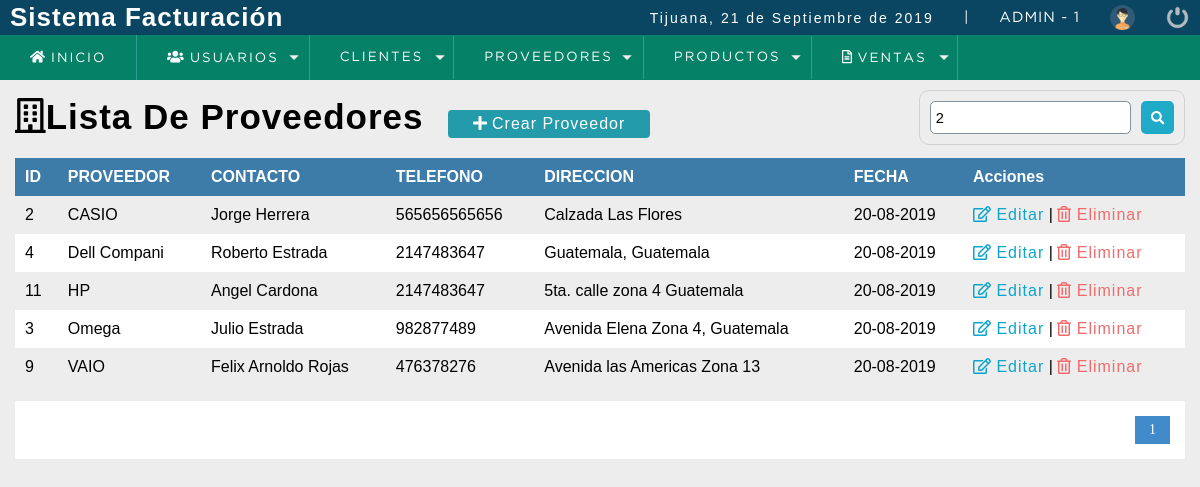
Screenshot of /sistema/buscar_proveedor.php?busqueda=2 (signed in) with the database file from the repository.
### tables this page shows
CREATE TABLE `proveedor` (
  `codproveedor` int(11) NOT NULL,
  `proveedor` varchar(100) DEFAULT NULL,
  `contacto` varchar(100) DEFAULT NULL,
  `telefono` bigint(11) DEFAULT NULL,
  `direccion` text,
  `usuario_id` int(11) NOT NULL,
  `date_add` datetime NOT NULL  DEFAULT CURRENT_TIMESTAMP,  
  `estatus` tinyint DEFAULT 1
);

### sistema/buscar_proveedor.php (the view, shortened to what this page needs)
<?php
  include "../conexion.php"
?>
<!DOCTYPE html>
<html lang="en">
<head>
	<?php include "includes/script.php"; ?>
</head>
<body>
	<?php include "includes/header.php"; ?>
	<section id="container">
    <?php
      $busqueda = strtolower($_REQUEST['busqueda']);
    ?>
    <h1><i class="far fa-building"></i>Lista De Proveedores</h1>
    <a href = "registro_proveedor.php" class = "btn_new"><i class="fas fa-plus"></i> Crear Proveedor</a>
    <form action="buscar_proveedor.php" method="get" class = "form_search">
      <input type="text" name = "busqueda" id="busqueda" placeholder ="Buscar" value = "<?php echo $busqueda; ?>">
      <button type="submit" class= "btn_search"><i class = "fas fa-search"></i></button>
    </form>
    <table>
      <tr>
        <th>ID</th>
        <th>PROVEEDOR</th>
        <th>CONTACTO</th>
        <th>TELEFONO</th>
        <th>DIRECCION</th>
        <th>FECHA</th>
        <th>Acciones</th>
      </tr>
      <?php
        $sql_registe = mysqli_query($conexion,"SELECT COUNT(*) AS total_registro
                                                FROM proveedor WHERE
                                                (codproveedor LIKE '%$busqueda%' OR
                                                proveedor LIKE '%$busqueda%' OR
                                                contacto LIKE '%$busqueda%' OR
                                                telefono LIKE '%$busqueda%') AND
                                                estatus = 1");
        $result_register = mysqli_fetch_array($sql_registe);
        $total_registro = $result_register['total_registro'];
        $por_pagina = 5;
        if(empty($_GET['pagina']))
        {
          $pagina = 1;
        }
        else
        {
          $pagina = $_GET['pagina'];
        }
        $desde = ($pagina-1)*$por_pagina;
        $total_paginas = ceil($total_registro/$por_pagina);
        $query = mysqli_query($conexion,"SELECT * FROM proveedor WHERE
                                          (codproveedor LIKE '%$busqueda%' OR
                                          proveedor LIKE '%$busqueda%' OR
                                          contacto LIKE '%$busqueda%' OR
                                          telefono LIKE '%$busqueda%') AND
                                          estatus = 1  ORDER BY proveedor ASC LIMIT $desde,$por_pagina");
        $result = mysqli_num_rows($query);
        if ($result > 0)
        {
          while ($data = mysqli_fetch_array($query))
          {
            $formato = 'Y-m-d H:i:s';
            $fecha = DateTime::createFromFormat($formato,$data['date_add']);
      ?>
          <tr>
            <td><?php echo $data['codproveedor']; ?></td>
            <td><?php echo $data['proveedor']; ?></td>
            <td><?php echo $data['contacto']; ?></td>
            <td><?php echo $data['telefono']; ?></td>
            <td><?php echo $data['direccion']; ?></td>
            <td><?php echo $fecha->format('d-m-Y'); ?></td>
            <td>
              <a class ="link_edit" href = "editar_proveedor.php?id=<?php echo $data['codproveedor']; ?>"><i class="far fa-edit"></i> Editar</a>
              |
              <a class = "link_delete"  href = "eliminar_confirmar_proveedor.php?id=<?php echo $data['codproveedor']; ?>"><i class="far fa-trash-alt"></i> Eliminar</a>
            </td>
          </tr>
      <?php
          }
        }
      ?>
    </table>
    <?php
      if ($total_registro != 0)
      {
        ?>
        <div class = "paginador">
            <ul>
            <?php
                for ($i=1;$i<=$total_paginas;$i++)
                {
                  if ($i == $pagina)
                  {
                    echo '<li class="pageSelected">'.$i.'</li>';
                  }
                  else
                  {
                    echo '<li><a href="?pagina='.$i.'&busqueda='.$busqueda.'">'.$i.'</a></li>';
                  }
                }
            ?>
            </ul>
        </div>
    <?php
      }
    ?>
	</section>
</body>
</html>

### sistema/css/style.css (style rules this page uses)
* { margin: 0; padding: 0; box-sizing: border-box; }
body { background: #ededed; }
h1, h2, h3, h4, h5, h6 { font-family: 'arial'; font-weight: bold; letter-spacing: 1px; }
h1 { font-size: 26px; }
a { text-decoration: none; font-family: arial; letter-spacing: 1px; }
#container { padding: 90px 15px 15px; }
form { background:#FFF; margin:auto; padding:20px 50px; border: 1px solid #d1d1d1; }
input,select { display:block; width: 100%; font-size:11pt; padding:5px; border:1px solid #85929e; border-radius:5px; }
#container h1 { font-size:35px; display:inline-block; }
.btn_new { display:inline-block; background:#239baa; color:#FFF; padding:5px 25px; border-radius:4px; margin:20px; }
table { border-collapse:collapse; font-size:12pt; font-family:'arial'; width:100%; }
table th { text-align:left; padding:10px; background:#3d7ba8; color:#FFF; }
table tr:nth-child(odd) { background:#FFF; }
table td { padding:10px; }
.link_edit { color:#0ca4ce; }
.link_delete { color:#f26b6b; }
.paginador ul { padding:15px; list-style:none; background:#FFF; margin-top:15px; display:-webkit-flex; display:-moz-flex; display:-ms-flex; display:-o-flex; display:flex; justify-content:flex-end; }
.paginador a, .pageSelected { color:#428bca; border:1px solid #ddd; padding:5px; display:inline-block; font-size:14px; text-align:center; width:35px; }
.pageSelected { color:#FFF; background:#428bca; border:1px solid #428bca; }
.form_search { display:-webkit-flex; display:-moz-flex; display:-ms-flex; display:-o-flex; display:flex; float:right; background:initial; padding:10px; border-radius:10px; }
.form_search .btn_search { background:#1faac8; color:#FFF; padding:10px; border:0; cursor:pointer; margin-left:10px; display:-webkit-flex; display:-moz-flex; display:-ms-flex; display:-o-flex; display:flex; border-radius:5px; }

### rows the page displays
proveedor: codproveedor "2", proveedor "CASIO", contacto "Jorge Herrera", telefono "565656565656", direccion "Calzada Las Flores", date_add "20-08-2019"
proveedor: codproveedor "4", proveedor "Dell Compani", contacto "Roberto Estrada", telefono "2147483647", direccion "Guatemala, Guatemala", date_add "20-08-2019"
proveedor: codproveedor "11", proveedor "HP", contacto "Angel Cardona", telefono "2147483647", direccion "5ta. calle zona 4 Guatemala", date_add "20-08-2019"
proveedor: codproveedor "3", proveedor "Omega", contacto "Julio Estrada", telefono "982877489", direccion "Avenida Elena Zona 4, Guatemala", date_add "20-08-2019"
proveedor: codproveedor "9", proveedor "VAIO", contacto "Felix Arnoldo Rojas", telefono "476378276", direccion "Avenida las Americas Zona 13", date_add "20-08-2019"

### other values shown
fechaC() "21 de Septiembre de 2019"
$_SESSION['usuario'] "ADMIN"
$_SESSION['rol'] "1"
